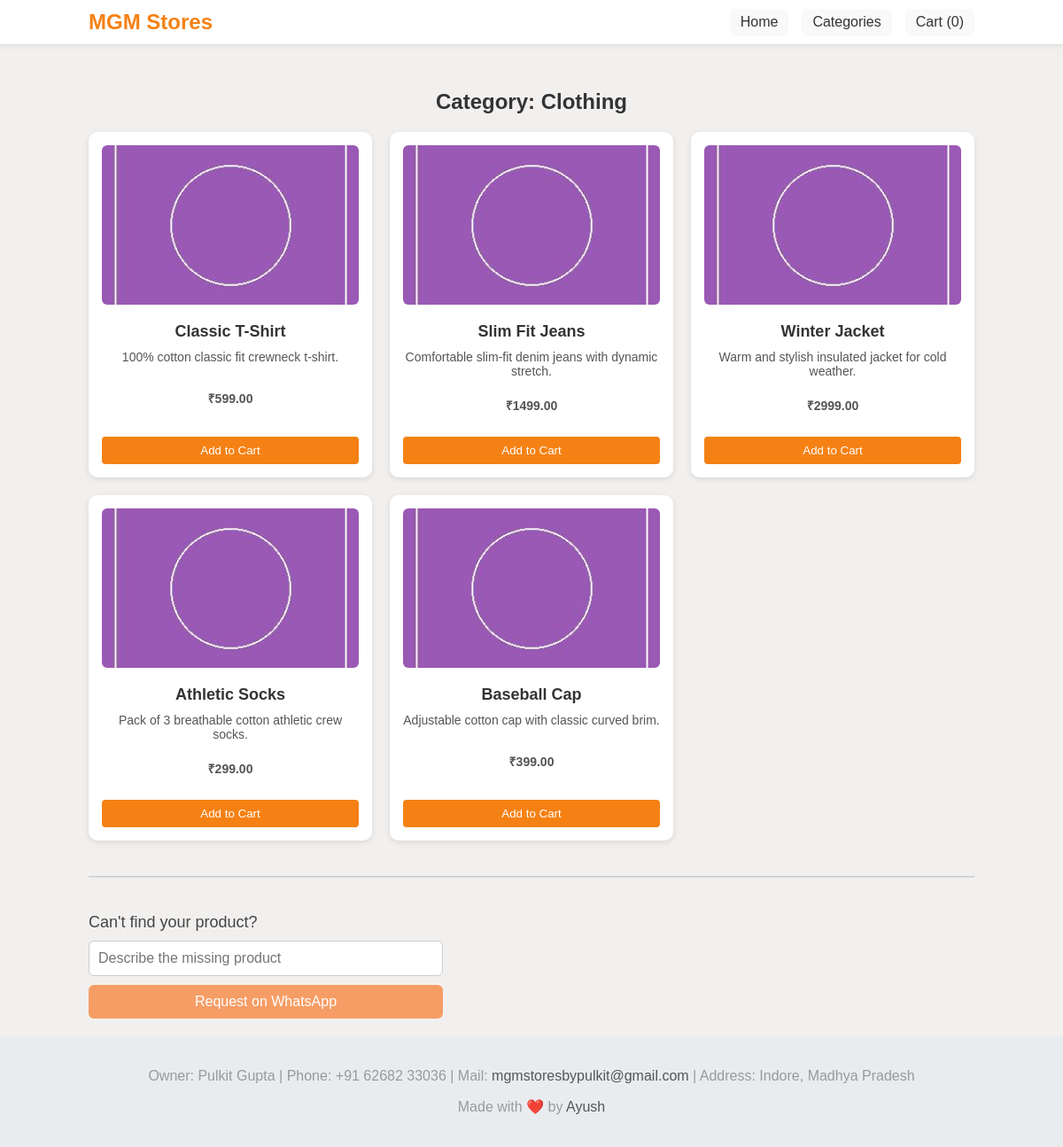
/category/clothing/, run on the app's committed database.
### store/models.py (models this page shows, shortened)
class Category(models.Model):
    name = models.CharField(max_length=100)
    slug = models.SlugField(unique=True, blank=True)
    prepopulated_fields = {'slug': ['name']}
    class Meta:
        ordering = ['name']

class Product(models.Model):
    name = models.CharField(max_length=100)
    price = models.DecimalField(max_digits=10, decimal_places=2)
    description = models.TextField()
    image = models.ImageField(upload_to='products/')
    category = models.ForeignKey(Category, on_delete=models.CASCADE)

### store/views.py (the view)
# urls.py: path('category/<slug:slug>/', views.category_detail, name='category_detail'),
def category_detail(request, slug):
    category = get_object_or_404(Category, slug=slug)
    products = Product.objects.filter(category=category)
    return render(request, 'category_detail.html', {'category': category, 'products': products})

### store/templates/category_detail.html (shortened to what this page needs)
{% extends 'base.html' %}
{% block content %}
<h2 class="page-heading">Category: {{ category.name }}</h2>
{% if products %}
<div class="product-grid">
    {% for product in products %}
    <div class="product-card">
        <img src="{{ product.image.url }}" alt="{{ product.name }}">
        <h3>{{ product.name }}</h3>
        <p>{{ product.description }}</p>
        <p class="price">₹{{ product.price|floatformat:2 }}</p>
        <button onclick="addToCart({{ product.id }})" class="add-to-cart-btn">Add to Cart</button>
    </div>
    {% endfor %}
</div>
{% else %}
<p>No products found in this category.</p>
{% endif %}
<hr class="divider">
<h4 class="missing-heading">Can't find your product?</h4>
<form action="https://wa.me/919999999999" method="get" target="_blank" class="missing-product-form">
    <input type="text" name="text" placeholder="Describe the missing product" required>
    <button type="submit">Request on WhatsApp</button>
</form>
{% endblock %}

### store/static/css/style.css (style rules this page uses)
html, body { font-family: Arial, sans-serif; background-color: #F2F0EF; margin: 0; padding: 0; color: #333; max-height: 100vh; height: 100%; display: flex; flex-direction: column; }
.missing-product-form { display: flex; flex-direction: column; max-width: 400px; gap: 10px; }
.missing-product-form input[type="text"] { padding: 10px; border: 1px solid #ccc; border-radius: 6px; font-size: 1rem; }
.missing-product-form button { background-color: #F69D65; color: white; border: none; padding: 10px; font-size: 1rem; border-radius: 6px; cursor: pointer; transition: background-color 0.2s ease-in-out; }
.page-heading { font-size: 24px; margin-bottom: 20px; font-weight: 600; color: #333; }
.divider { margin: 40px 0; border: none; border-top: 1px solid #ccc; }
.missing-heading { font-size: 18px; margin-bottom: 10px; font-weight: 500; color: #444; }
.product-grid { display: grid; grid-template-columns: repeat(auto-fit, minmax(250px, 1fr)); gap: 20px; margin-top: 20px; }
.product-card { background-color: white; padding: 15px; border-radius: 10px; text-align: center; box-shadow: 0 2px 6px rgba(0, 0, 0, 0.1); height: 360px; display: flex; flex-direction: column; justify-content: space-between; }
.product-card img { width: 100%; height: 180px; object-fit: cover; border-radius: 6px; margin-bottom: 10px; }
.product-card h3 { font-size: 18px; margin: 10px 0 5px; }
.product-card p { font-size: 14px; color: #555; margin: 5px 0; flex-grow: 1; }
.price { font-weight: bold; color: #222; margin: 8px 0; }
.add-to-cart-btn { background-color: #f58114; color: white; padding: 8px 15px; margin-top: 10px; border: none; border-radius: 4px; cursor: pointer; transition: opacity 0.3s ease; }
h2 { text-align: center; margin: 30px 0 20px; font-size: 28px; color: #333; }
hr { border: none; height: 1px; background-color: #e0e0e0; margin: 10px 0 30px; }
p { text-align: center; color: #999; font-size: 16px; }

### data on the page
Category: name "Clothing"
Product: image (picture), name "Classic T-Shirt", description "100% cotton classic fit crewneck t-shirt.", price "599.00"
Product: image (picture), name "Slim Fit Jeans", description "Comfortable slim-fit denim jeans with dynamic stretch.", price "1499.00"
Product: image (picture), name "Winter Jacket", description "Warm and stylish insulated jacket for cold weather.", price "2999.00"
Product: image (picture), name "Athletic Socks", description "Pack of 3 breathable cotton athletic crew socks.", price "299.00"
Product: image (picture), name "Baseball Cap", description "Adjustable cotton cap with classic curved brim.", price "399.00"

### other printed values
{{ request.session.cart|length }} "0"
